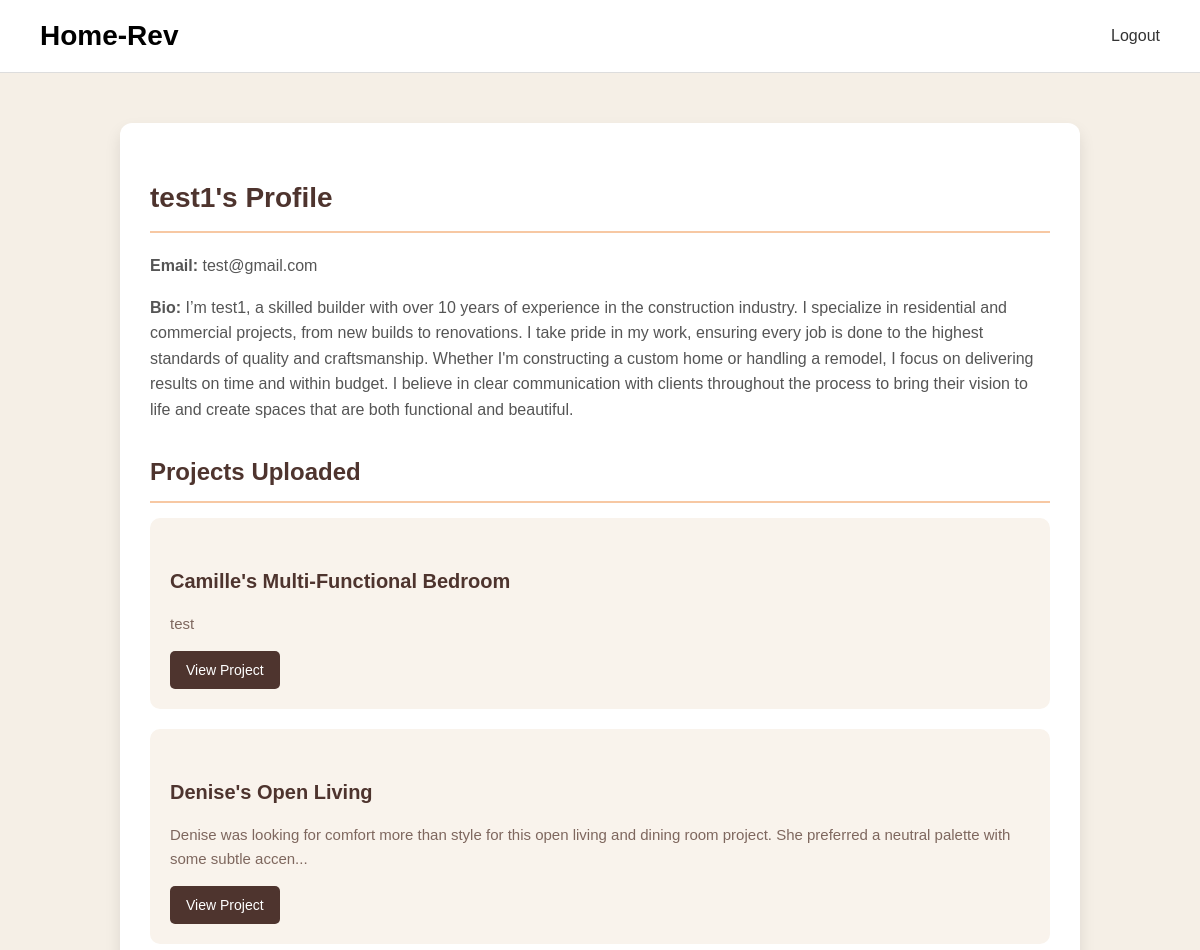
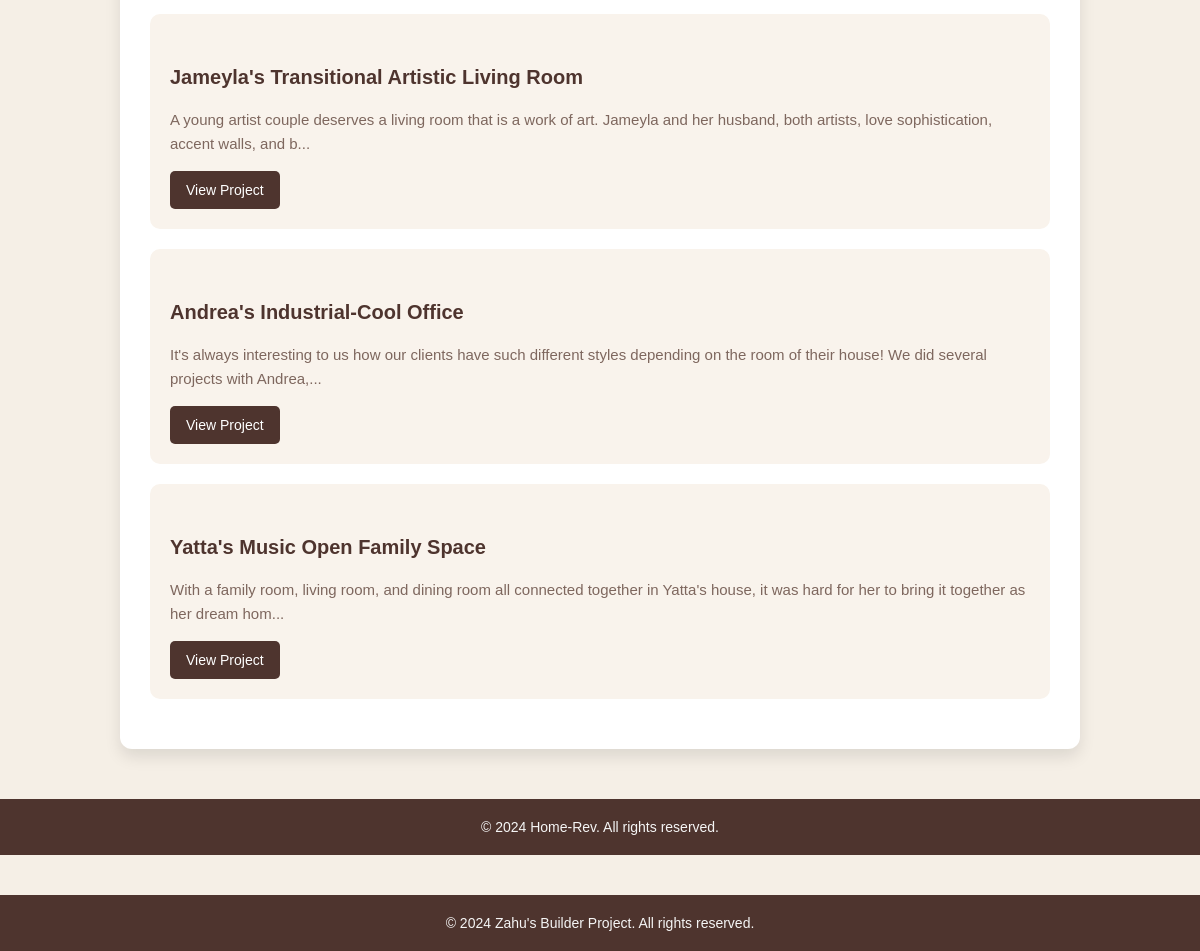
The app's page /profile/1 with its own data (2 pictures, top to bottom).
### db_setup.py (models this page shows, shortened)
class User(db.Model):
    id = db.Column(db.Integer, primary_key=True)
    username = db.Column(db.String(150), unique=True, nullable=False)
    email = db.Column(db.String(150), unique=True, nullable=False)
    password = db.Column(db.String(150), nullable=False)
    bio = db.Column(db.Text, nullable=True)
    rating = db.Column(db.Float, nullable=True)
    is_admin = db.Column(db.Boolean, default=False)  # New column for admin role

class Project(db.Model):
    id = db.Column(db.Integer, primary_key=True)
    name = db.Column(db.String(100), nullable=False)
    description = db.Column(db.Text, nullable=True)
    price = db.Column(db.Float, nullable=False)
    image_path = db.Column(db.String(255), nullable=True)
    user_id = db.Column(db.Integer, db.ForeignKey('user.id'))  # Foreign key to User
    user = db.relationship('User', backref=db.backref('projects', lazy=True))
    reviews = db.relationship('Review', backref='project', lazy=True)
    room_type = db.Column(db.String(50), nullable=False)  # Type of room: Bedroom, Kitchen, etc.

### app.py (the view)
@app.route('/profile/<int:user_id>')
def view_uploader_profile(user_id):
    user = User.query.get_or_404(user_id)
    projects = Project.query.filter_by(user_id=user.id).all()
    return render_template('profile.html', user=user, projects=projects)

### templates/profile.html (shortened to what this page needs)
      <!DOCTYPE html>
            <html lang="en">
            <head>
            </head>
            <body>
                <header>
                    <div class="left-menu">
                        <span class="site-name">Home-Rev</span>
                    </div>
                    <nav class="right-menu">
                        <a href="{{ url_for('logout') }}">Logout</a>
                       </nav>
                </header>
                <div class="profile-container">
                    <h2>{{ user.username }}'s Profile</h2>
                    <div class="profile-details">
                        <p><strong>Email:</strong> {{ user.email }}</p>
                        <p><strong>Bio:</strong> {{ user.bio if user.bio else "No bio available." }}</p>
                    </div>
                    <div class="projects-section">
                        <h3>Projects Uploaded</h3>
                        {% if projects %}
                            {% for project in projects %}
                                <div class="project-item">
                                    <h4>{{ project.name }}</h4>
                                    <p>{{ project.description | truncate(150, True) }}</p>
                                    <a href="{{ url_for('project_details', project_id=project.id) }}" class="view-project-btn">View Project</a>
                                </div>
                            {% endfor %}
                        {% else %}
                            <p>This user has not uploaded any projects yet.</p>
                        {% endif %}
                    </div>
                </div>
                <footer>
                    &copy; 2024 Home-Rev. All rights reserved.
                </footer>
            </body>
            </html>
    <footer>
        &copy; 2024 Zahu's Builder Project. All rights reserved.
    </footer>
</body>
</html>

### templates/profile.html (style rules this page uses)
body { font-family: 'Poppins', sans-serif; background-color: #f5efe6; color: #333; margin: 0; padding: 0; }
.profile-container { max-width: 900px; margin: 50px auto; padding: 30px; background-color: #fff; border-radius: 12px; box-shadow: 0 8px 16px rgba(0, 0, 0, 0.1); line-height: 1.6; }
.profile-container h2 { font-size: 28px; color: #4e342e; border-bottom: 2px solid #f7c8a3; padding-bottom: 10px; margin-bottom: 20px; }
.profile-details p { font-size: 16px; color: #555; margin-bottom: 10px; }
.projects-section { margin-top: 30px; }
.projects-section h3 { font-size: 24px; color: #4e342e; margin-bottom: 15px; border-bottom: 2px solid #f7c8a3; padding-bottom: 10px; }
.project-item { background-color: #f9f3ec; padding: 20px; border-radius: 10px; margin-bottom: 20px; transition: box-shadow 0.3s ease; }
.project-item h4 { font-size: 20px; color: #4e342e; margin-bottom: 5px; }
.project-item p { font-size: 15px; color: #7e675e; margin-bottom: 15px; }
.view-project-btn { display: inline-block; padding: 8px 16px; background-color: #4e342e; color: #fff; border-radius: 5px; text-decoration: none; font-size: 14px; transition: background-color 0.3s ease; }
footer { padding: 20px; background-color: #4e342e; color: #f5f5f5; text-align: center; font-size: 14px; margin-top: 40px; }
header { display: flex; justify-content: space-between; align-items: center; padding: 20px 40px; background-color: #ffffff; border-bottom: 1px solid #ddd; }
.site-name { font-size: 28px; font-weight: 600; color: #000; }
nav a { margin-left: 20px; text-decoration: none; color: #333; font-weight: 500; font-size: 16px; transition: color 0.3s ease; }

### records on screen
User: username "test1", email "test@gmail.com", bio "I’m test1, a skilled builder with over 10 years of experience in the construction industry. I specialize in residential and commercial projects, from new builds to renovations. I take pride in my work, ensuring every job is done to the highest standards of quality and craftsmanship. Whether I'm constructing a custom home or handling a remodel, I focus on delivering results on time and within budget. I believe in clear communication with clients throughout the process to bring their vision to life and create spaces that are both functional and beautiful."
Project: name "Camille's Multi-Functional Bedroom", description "test"
Project: name "Denise's Open Living", description "Denise was looking for comfort more than style for this open living and dining room project. She preferred a neutral palette with some subtle accen..."
Project: name "Jameyla's Transitional Artistic Living Room", description "A young artist couple deserves a living room that is a work of art. Jameyla and her husband, both artists, love sophistication, accent walls, and b..."
Project: name "Andrea's Industrial-Cool Office", description "It's always interesting to us how our clients have such different styles depending on the room of their house! We did several projects with Andrea,..."
Project: name "Yatta's Music Open Family Space", description "With a family room, living room, and dining room all connected together in Yatta's house, it was hard for her to bring it together as her dream hom..."
